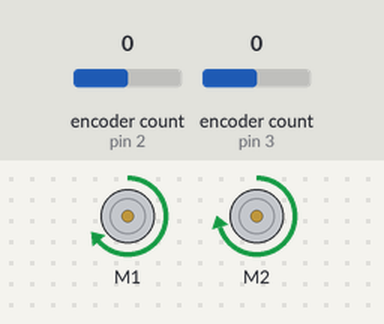
The sketch below on a simulated Arduino Uno, built with avr-gcc and run on an emulated ATmega328P. Shown: 2 × DC motor (green arrow = forward, orange = backward, longer = faster). The inputs (shaded band) are chosen by the test bench; at power-on: encoder count (sensors on pin 2, pin 3) 0. What the sketch prints to the serial monitor is not drawn.

Above: at 1.2 s.
1.3 s: encoder count (sensor on pin 2) set to 1
At 1.75 s:
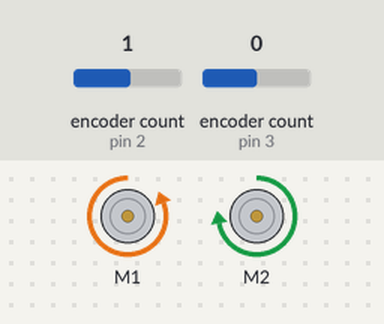
4.3 s: encoder count (sensor on pin 3) set to -1
At 7.24 s:
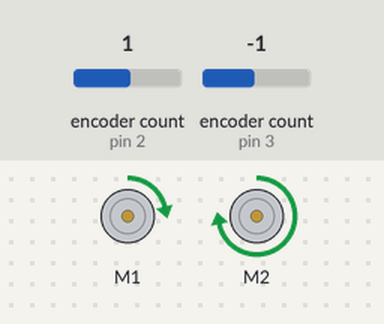
7.3 s: encoder count (sensor on pin 2) set to 2
10.3 s: encoder count (sensor on pin 3) set to -2
At 11.5 s:
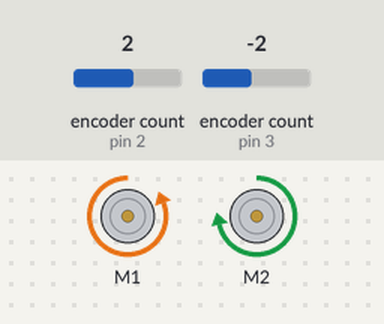
13.3 s: encoder count (sensor on pin 3) set to -3
At 14.04 s:
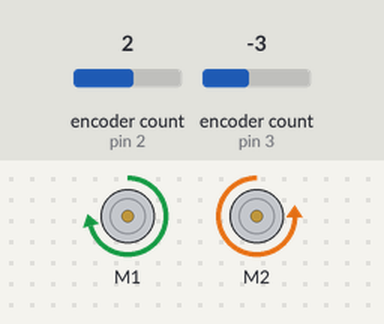
16.3 s: encoder count (sensor on pin 3) set to 1
Timing chart, 0 to 60.3 s (numbered marks = the images above; inputs shaded):
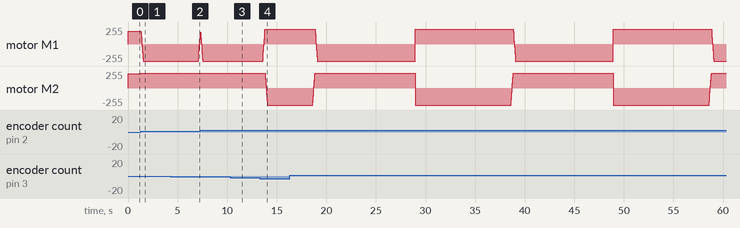

Measured:
- after the input at 1.3 s, motor M1: moves from forward 191/255 to backward 255/255 over 0.21 s, starting at once
- after the input at 4.3 s, motor M1: moves from backward 255/255 to forward 165/255 over 0.19 s, starting after 2.8 s; motor M2: stops changing and stays forward 221/255
- after the input at 10.3 s, motor M2: goes on until 10.3 s, then stays forward 220/255

The sketch:

PIDControllerWithCorrectEncoders.ino
```cpp
//To go outside the loop
// ---
//Encoder Global Variables
#include <Encoder.h>
#define ENCODER_USE_INTERRUPTS
//two encoder objects
Encoder enc1 (2, 5);
Encoder enc2 (3, 6);
//constants
#define FEETTOMETERS 0.3048 //conversion factor from feet provided by the user to meters that the robot can measure
//Dual MC Motor Shield moves the motors
#include "DualMC33926MotorShield.h"
DualMC33926MotorShield md;
// ---

//To go inside the function
// ---
double desiredFeet = 7; //desired distance in feet - will be converted to meters
double desiredDist; //desired distance in meters
double distanceFudgeFactor = 0.07; //fudge factor so that the robot moves the desired distance - scales with distance
double distWithFudge = 0; //distance the robot will use as a reference to drive to
int motor1Speed = 0; //value the mc motor shield library uses to apply a voltage to motor 1
int motor2Speed = 0; //value the mc motor shield library uses to apply a voltage to motor 2
double controllerThreshold = 0.1; //distance away from the destination that the controller will kick in
int printOnce = 0; //flag for testing the final distance the robot travelled and comparing it to the input distance
int motorMax = 350; //determines the maximum value the motor1Speed and motor2Speed variables can reach - value the controller uses to decrease the speed of the robot
int motorDecayFactor = motorMax * 10;
//time variables to keep track of when the encoder is being read
int prevRead1; //previous count for first encoder object
int prevRead2; //previous count for second encoder object
int timeKept; //holds the present time in the loop
int preTime; //holds the previous time the encoders were read
int deltaT; //determines the time between encoder readings
double leftVelocity; //approximation of the velocity of left/first encoder
double rightVelocity; //approximation of the velocity of the right/second encoder
double x = 0; //calculated x position from both encoder readings
double y = 0; //calculated y position from both encoder readings
double p = 0.0; //calculated angle from both encoder readings assuming the starting orientation is 0 degrees
// ---
//these constants already exist
#define ROTATIONCOUNTS 3000 //encoders are 3000 counts per every 360 degrees
#define WHEELRADIUS 0.0762 //constant wheel radius (calculates velocity)
#define BETWEENWHEELS 0.1524 //constant distance between the wheels (calculates p)

//sets the necessary variables for the encoders, mc motor shield library, fudge factors, and Serial
void setup() {
  //To change in the spliced setup
  // ----------
  //encoder reading setup
  // ---
  prevRead1 = 0;
  prevRead2 = 0;
  // ---

  //motor control setup
  // ---
  md.init();
  motor1Speed = 300;
  motor2Speed = 340;
  // ---

  //fudge factors
  // ---
  desiredDist = desiredFeet * FEETTOMETERS;
  distWithFudge = desiredDist + desiredDist * distanceFudgeFactor;
  // ---
  // ----------

  //Serial
  // ---
  Serial.begin(115200);
  // ---
}

//reads encoders and writes to motors (only moves in a straight line for now)
void loop() {
  //encoder reading loop code
  //---
  //read the encoders
  int read1 = enc1.read();
  int read2 = enc2.read();
  //only compute values if the readings have changed
  if((read1 != prevRead1) || (read2 != prevRead2)){
    //compute the change in the readings - check to make sure they are the right values
    int change1 = read1 - prevRead1;
    int change2 = prevRead2 - read2;
    //take the time and calculate the loop time
    timeKept = millis();
    deltaT = timeKept - preTime;
    double deltaTSec = deltaT / 1000.0;
    //calculate velocity using the change in encoder counts and deltaT with constants
    leftVelocity = WHEELRADIUS*change1*2*PI/(ROTATIONCOUNTS * deltaTSec);
    rightVelocity = WHEELRADIUS*change2*2*PI/(ROTATIONCOUNTS * deltaTSec);
    //calculate the changes in position
    double deltaX = deltaTSec * cos(p) * (leftVelocity + rightVelocity) / 2;
    double deltaY = deltaTSec * sin(p) * (leftVelocity + rightVelocity) / 2;
    double deltap = deltaTSec * (leftVelocity - rightVelocity) / BETWEENWHEELS;
    //calculate new position
    x = x + deltaX;
    y = y + deltaY;
    p = p + deltap;
    //set bounds on p - if p is greater than 2PI subtract 2PI, and if p is less than -2PI add 2*PI
    if(p > 2 * PI){
      p -= 2 * PI;
    }
    if(p < (-2 * PI)){
      p += 2 * PI;
    }
    //set the prev* variables so that the next loop will use these values as a reference
    prevRead1 = read1;
    prevRead2 = read2;
    preTime = timeKept;
  }
  // ---

  //driving the motors
  // ---
  //sets the speed of both motors using the mc motor shield library
  if(x < distWithFudge){
    md.setM1Speed(motor1Speed);
    md.setM2Speed(motor2Speed);
    delay(2);
  }
  //stops the robot if it has reached its destination
  else{
    md.setM1Speed(0);
    md.setM2Speed(0);
    delay(2);
    printOnce = 1; //exit code for debugging purposes
  }
  // ---

  //stabilizing the velocity
  // ---
  //takes the difference of the velocity
  double velocityDiff = leftVelocity - rightVelocity;
  //turns up the motor speed of the motor that is going slower
  if(velocityDiff > 0){
    motor2Speed += 10; //positive difference means the right wheel needs to go faster
  }
  else if(velocityDiff < 0){
    motor1Speed += 10; //negative difference means the left wheel needs to go faster
  }
  //turns up the speed of the motor that needs to compensate for a change in robot angle - smaller change to motor speed
  if(p > 0){
    motor2Speed += 2; //positive angle means the right motor needs to go faster
  }
  if(p < 0){
    motor1Speed += 2; //negative angle means the left motor needs to go faster
  }
  //make sure both motor speed integers are below the max speed
  while((motor1Speed > motorMax) || (motor2Speed > motorMax)){
    motor1Speed -= 10;
    motor2Speed -= 10;
  }
  // ---

  //implementing the controller
  // ---
  //only implement the controller if the robot is within the distance specified by controllerThreshold
  if(x > distWithFudge - controllerThreshold){
    double error = motorDecayFactor * (distWithFudge - x); //calculate the amount of distance left and multiply it by the motorDecayFactor
    motorMax = int(error); //set the new maximum motor speed - the motor speed will decay quickly from 350 because of the speed of the loop and the responsiveness of the controller
    // Serial.println(motorMax);
  }
  // ---

  // printline debugging
  // ---
  // Serial.println(int(x * 10000));
  // if(printOnce){
  //   Serial.println(int(distWithFudge * 10000));
  //   exit(0);
  // }
  // Serial.println("Velocity diff: " + String(velocityDiff));
  // Serial.println("left speed: " + String(motor1Speed) + "\tright speed: " + String(motor2Speed));
  Serial.println("Left Velocity: " + String(leftVelocity) + "\tRight Velocity: " + String(rightVelocity));
  // Serial.println("cm: " + String(int(x * 100)));
  // ---
}
```
